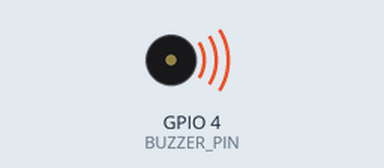
This program was run on a simulated Raspberry Pi (BCM pin numbers). Shown: buzzer (waves = sounding). What the program prints to the terminal is not drawn. At 18.2 s the program stops and its outputs stay as they are.

Above: at 0.1 s.
At 17.8 s:
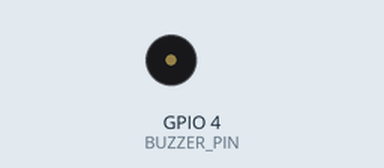
Timing chart, 0 to 19.3 s (numbered marks = the images above):
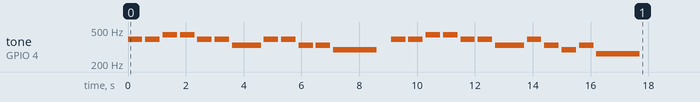

Measured:
- by itself, tone on GPIO 4 (BUZZER_PIN): plays 392 Hz for 0.50 s, 392 Hz for 0.50 s, 440 Hz for 0.50 s, 440 Hz for 0.50 s, 392 Hz for 0.50 s, 392 Hz for 0.50 s … (24 notes in this stretch)

The program:

piezo_buzzer.py
```python
import RPi.GPIO as GPIO
import time

BUZZER_PIN = 4
GPIO.setmode(GPIO.BCM)
GPIO.setup(BUZZER_PIN,GPIO.OUT)

pwm = GPIO.PWM(BUZZER_PIN,1)
def STOP(a=0.1):
    pwm.stop()
    time.sleep(a)
    pwm.start(10)
pwm.start(10)

melody = [262,294,330,349,392,440,494,523]
def change(a):
    pwm.ChangeFrequency(melody[a])
try:
    print(melody[1])
    for i in range(2):
        change(4)
        time.sleep(0.5)
        STOP()
        change(4)
        time.sleep(0.5)
        STOP()
        change(5)
        time.sleep(0.5)
        STOP()
        change(5)
        time.sleep(0.5)
        STOP()
        change(4)
        time.sleep(0.5)
        STOP()
        change(4)
        time.sleep(0.5)
        STOP()
        change(2)
        time.sleep(1)
        STOP()
        if i is 0:
            change(4)
            time.sleep(0.5)
            STOP()
            change(4)
            time.sleep(0.5)
            STOP()
            change(2)
            time.sleep(0.5)
            STOP()
            change(2)
            time.sleep(0.5)
            STOP()
            change(1)
            time.sleep(1.5)
            STOP(0.5)
        else:
            change(4)
            time.sleep(0.5)
            STOP()
            change(2)
            time.sleep(0.5)
            STOP()
            change(1)
            time.sleep(0.5)
            STOP()
            change(2)
            time.sleep(0.5)
            STOP()
            change(0)
            time.sleep(1.5)
            STOP(0.5)


finally:
    pwm.stop()
    print("cleanup&exit")
    GPIO.cleanup()
```
